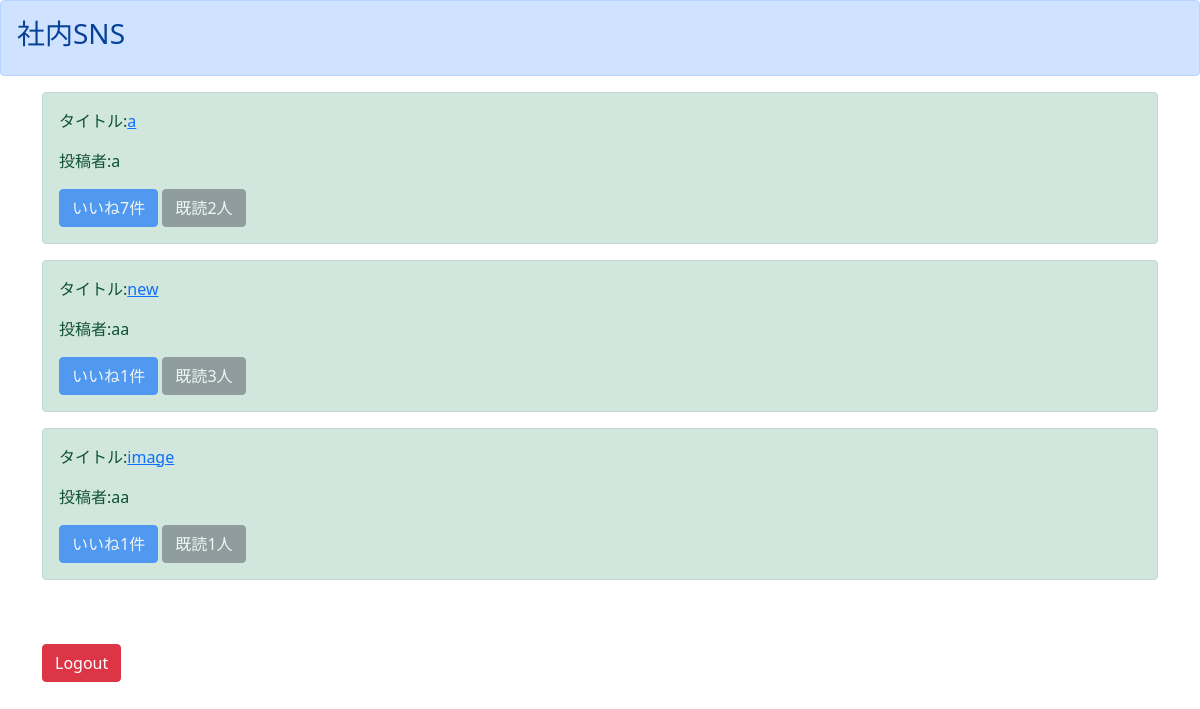
The page /list/ (signed in) on the database as committed earlier.
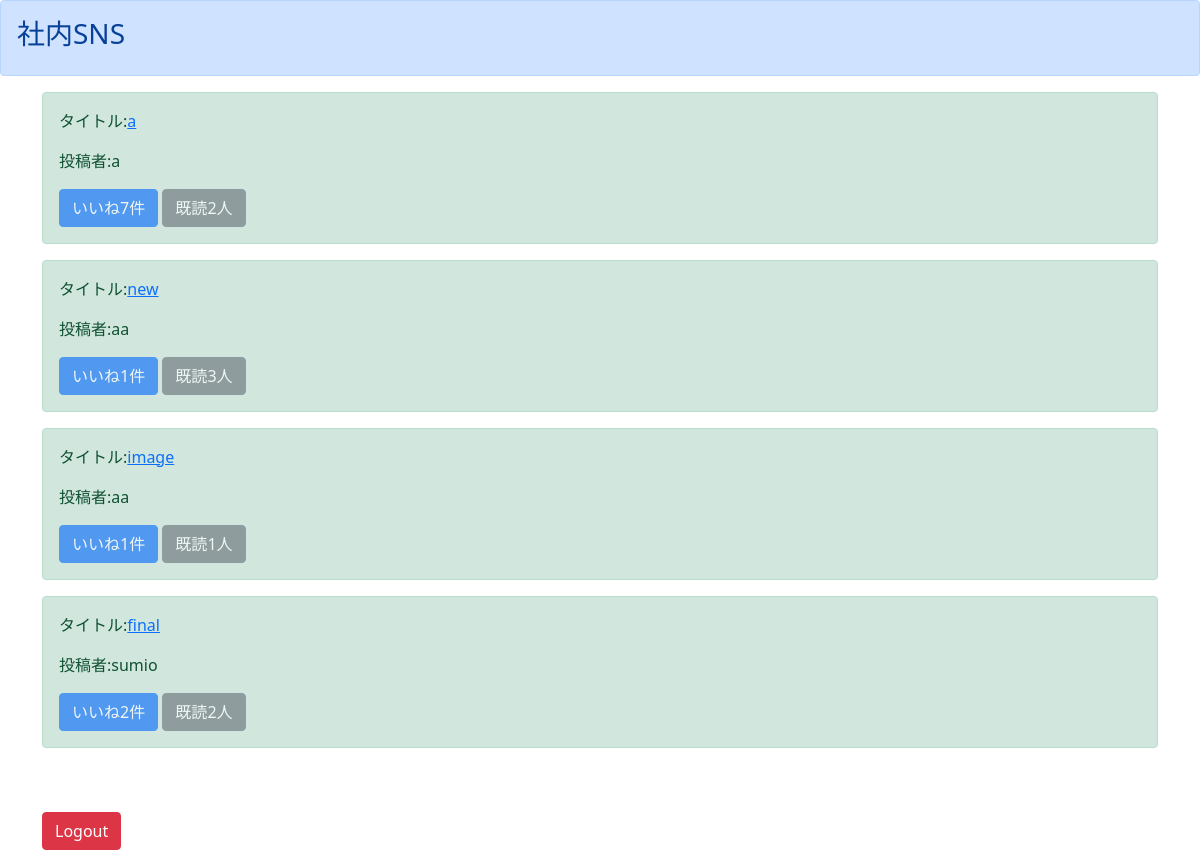
The same page on the database as committed later.
### boardapp/models.py (models this page shows)
class BoardModel(models.Model):
    title = models.CharField(max_length=100)
    content = models.TextField()
    author = models.CharField(max_length=50)
    sns_image = models.ImageField(upload_to='')
    good = models.IntegerField(null=True, blank=True, default=1)
    read = models.IntegerField(null=True, blank=True, default=1)
    readtext = models.TextField(null=True, blank=True, default='a')

### boardapp/views.py (the view)
# urls.py: path('list/', listfunc, name='list'),
def listfunc(request):
  object_list = BoardModel.objects.all()
  return render(request, 'list.html', {'object_list': object_list})

### templates/list.html
{% extends 'base.html' %}
{% block header %}
<div class="alert alert-primary" role="alert">
  <h3>社内SNS</h3>
</div>
{% endblock header %}
{% block content %}
{% if user.is_authenticated %}
<div class="container">
  {% for item in object_list %}
  <div class="alert alert-success" role="alert">
    <p>タイトル:<a href="{% url 'detail' item.pk %}">{{ item.title }}</a></p>
    <p>投稿者:{{ item.author }}</p>
    <a class="btn btn-primary disabled" href="" role="button">いいね{{ item.good }}件</a>
    <a class="btn btn-secondary disabled" href="#" role="button">既読{{ item.read }}人</a>
  </div>
  {% endfor %}
  <a class="btn btn-danger mt-5" href="{% url 'logout' %}" role="button">Logout</a>
</div>
{% else %}
please Login
{% endif %}
{% endblock content %}

### templates/base.html (shortened to what this page needs)
<!doctype html>
<html lang="en">
  <head>
    <link href="https://cdn.jsdelivr.net/npm/bootstrap@5.0.2/dist/css/bootstrap.min.css" rel="stylesheet">
  </head>
    {% block header %}
    {% endblock header %}
    {% block content %}
    {% endblock content %}
</html>

Rows that differ between the two databases and show on the page:
added BoardModel: title "final", author "sumio", good "2", read "2"
